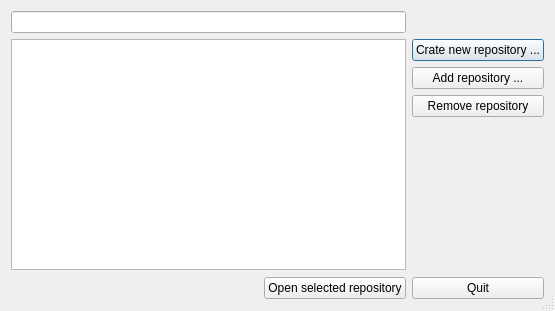
<?xml version="1.0" encoding="UTF-8"?>
<ui version="4.0">
 <class>RepositoriesDialog</class>
 <widget class="QDialog" name="RepositoriesDialog">
  <property name="geometry">
   <rect>
    <x>0</x>
    <y>0</y>
    <width>555</width>
    <height>311</height>
   </rect>
  </property>
  <property name="windowTitle">
   <string>Repositories</string>
  </property>
  <property name="sizeGripEnabled">
   <bool>true</bool>
  </property>
  <layout class="QGridLayout" name="gridLayout">
   <item row="0" column="0" colspan="2">
    <widget class="KListWidgetSearchLine" name="repositorySearchLine"/>
   </item>
   <item row="1" column="0" rowspan="2" colspan="2">
    <widget class="KListWidget" name="repositoriesListWidget"/>
   </item>
   <item row="1" column="2">
    <layout class="QVBoxLayout" name="verticalLayout">
     <item>
      <widget class="QPushButton" name="newButton">
       <property name="text">
        <string>Crate new repository ...</string>
       </property>
      </widget>
     </item>
     <item>
      <widget class="QPushButton" name="addButton">
       <property name="text">
        <string>Add repository ...</string>
       </property>
      </widget>
     </item>
     <item>
      <spacer name="verticalSpacer_2">
       <property name="orientation">
        <enum>Qt::Vertical</enum>
       </property>
       <property name="sizeHint" stdset="0">
        <size>
         <width>78</width>
         <height>13</height>
        </size>
       </property>
      </spacer>
     </item>
     <item>
      <widget class="QPushButton" name="removeButton">
       <property name="text">
        <string>Remove repository</string>
       </property>
      </widget>
     </item>
    </layout>
   </item>
   <item row="2" column="2">
    <spacer name="verticalSpacer">
     <property name="orientation">
      <enum>Qt::Vertical</enum>
     </property>
     <property name="sizeHint" stdset="0">
      <size>
       <width>20</width>
       <height>344</height>
      </size>
     </property>
    </spacer>
   </item>
   <item row="3" column="0">
    <spacer name="horizontalSpacer">
     <property name="orientation">
      <enum>Qt::Horizontal</enum>
     </property>
     <property name="sizeHint" stdset="0">
      <size>
       <width>189</width>
       <height>24</height>
      </size>
     </property>
    </spacer>
   </item>
   <item row="3" column="1">
    <widget class="QPushButton" name="openButton">
     <property name="text">
      <string>Open selected repository</string>
     </property>
    </widget>
   </item>
   <item row="3" column="2">
    <widget class="QPushButton" name="quitButton">
     <property name="text">
      <string>Quit</string>
     </property>
    </widget>
   </item>
  </layout>
 </widget>
 <customwidgets>
  <customwidget>
   <class>KListWidget</class>
   <extends>QListWidget</extends>
   <header>klistwidget.h</header>
  </customwidget>
  <customwidget>
   <class>KLineEdit</class>
   <extends>QLineEdit</extends>
   <header>klineedit.h</header>
  </customwidget>
  <customwidget>
   <class>KListWidgetSearchLine</class>
   <extends>KLineEdit</extends>
   <header>klistwidgetsearchline.h</header>
  </customwidget>
 </customwidgets>
 <tabstops>
  <tabstop>repositorySearchLine</tabstop>
  <tabstop>repositoriesListWidget</tabstop>
  <tabstop>openButton</tabstop>
  <tabstop>newButton</tabstop>
  <tabstop>addButton</tabstop>
  <tabstop>removeButton</tabstop>
  <tabstop>quitButton</tabstop>
 </tabstops>
 <resources/>
 <connections>
  <connection>
   <sender>quitButton</sender>
   <signal>clicked()</signal>
   <receiver>RepositoriesDialog</receiver>
   <slot>reject()</slot>
   <hints>
    <hint type="sourcelabel">
     <x>516</x>
     <y>266</y>
    </hint>
    <hint type="destinationlabel">
     <x>490</x>
     <y>185</y>
    </hint>
   </hints>
  </connection>
  <connection>
   <sender>openButton</sender>
   <signal>clicked()</signal>
   <receiver>RepositoriesDialog</receiver>
   <slot>accept()</slot>
   <hints>
    <hint type="sourcelabel">
     <x>312</x>
     <y>264</y>
    </hint>
    <hint type="destinationlabel">
     <x>166</x>
     <y>254</y>
    </hint>
   </hints>
  </connection>
 </connections>
</ui>
